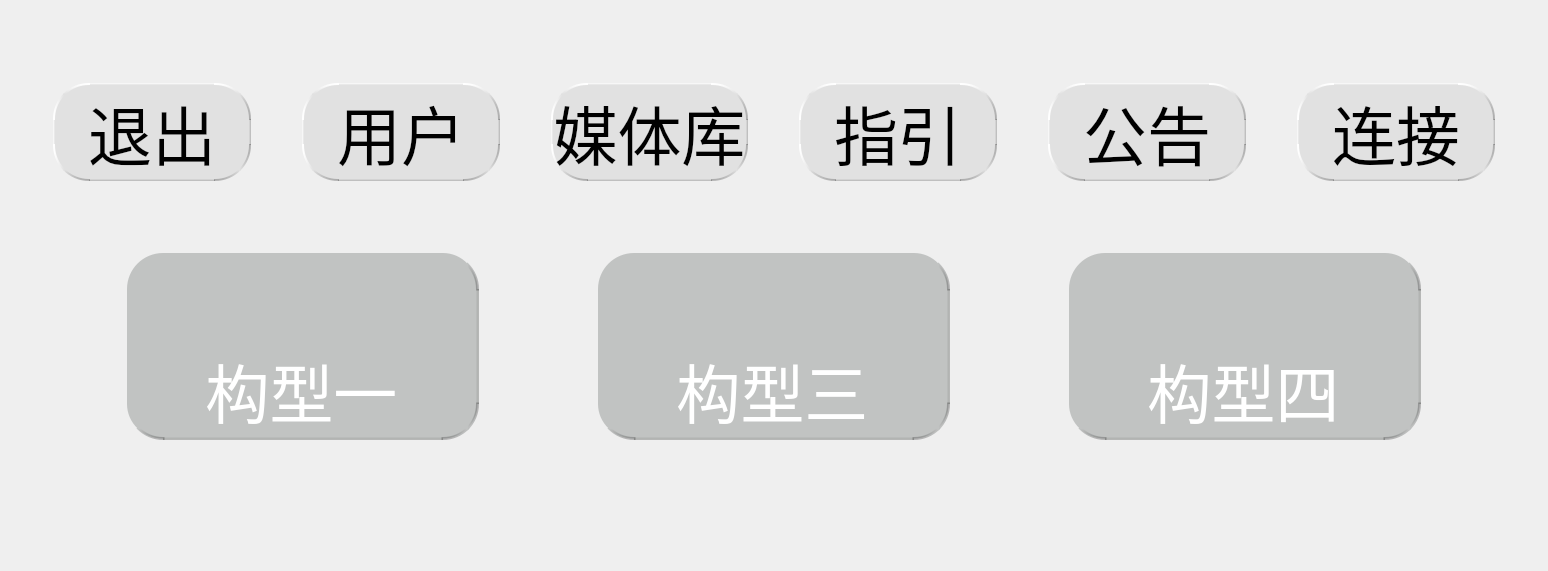
      <widget class="QWidget" name="page_2">
       <property name="styleSheet">
        <string notr="true">#page_2{
background-color:qlineargradient(spread:pad, x1:0, y1:0.3, x2:1, y2:0,stop:0.5 #B4CAD0,stop:1 rgba(137, 173, 198, 0))
}</string>
       </property>
       <layout class="QVBoxLayout" name="verticalLayout_3" stretch="0">
        <property name="leftMargin">
         <number>0</number>
        </property>
        <property name="topMargin">
         <number>0</number>
        </property>
        <property name="rightMargin">
         <number>0</number>
        </property>
        <property name="bottomMargin">
         <number>0</number>
        </property>
        <item>
         <widget class="QWidget" name="widget_3" native="true">
          <property name="styleSheet">
           <string notr="true">#widget_3{
background-image:url(://images/logo.png);
background-repeat:no-repeat;
background-position:left center;
}</string>
          </property>
          <layout class="QVBoxLayout" name="verticalLayout_4" stretch="259,144,205,583,409">
           <property name="leftMargin">
            <number>0</number>
           </property>
           <property name="topMargin">
            <number>0</number>
           </property>
           <property name="rightMargin">
            <number>0</number>
           </property>
           <property name="bottomMargin">
            <number>0</number>
           </property>
           <item>
            <spacer name="verticalSpacer_3">
             <property name="orientation">
              <enum>Qt::Vertical</enum>
             </property>
             <property name="sizeHint" stdset="0">
              <size>
               <width>20</width>
               <height>147</height>
              </size>
             </property>
            </spacer>
           </item>
           <item>
            <widget class="QWidget" name="widget_4" native="true">
             <layout class="QHBoxLayout" name="horizontalLayout_3">
              <property name="spacing">
               <number>51</number>
              </property>
              <property name="leftMargin">
               <number>53</number>
              </property>
              <property name="topMargin">
               <number>0</number>
              </property>
              <property name="rightMargin">
               <number>53</number>
              </property>
              <property name="bottomMargin">
               <number>0</number>
              </property>
              <item>
               <widget class="QPushButton" name="Button_Quit">
                <property name="sizePolicy">
                 <sizepolicy hsizetype="Minimum" vsizetype="Minimum">
                  <horstretch>0</horstretch>
                  <verstretch>0</verstretch>
                 </sizepolicy>
                </property>
                <property name="styleSheet">
                 <string notr="true">QPushButton{
background-color: rgb(225, 225, 225);
background-repeat:no-repeat;
background-position:center center;
 border-top: 2px solid qlineargradient(y0:0, y1:1,stop: 0 rgb(225, 225, 225),  stop: 1  rgb(255, 255, 255));
 border-left: 2px solid qlineargradient(x0:1, x1:1,stop: 0 rgb(225, 225, 225), stop: 1  rgb(255, 255, 255));
 border-bottom: 2px solid qlineargradient(y0:0, y1:1,stop: 0 rgba(0, 0, 0, 0.25), stop: 1  rgb(225, 225, 225));
 border-right: 2px solid qlineargradient(x0:0, x1:1,stop: 0 rgba(0, 0, 0, 0.25), stop: 1  rgb(225, 225, 225));
border-radius:36px;
}
QPushButton:hover{background-color:rgb(229, 241, 251); color: black;}
QPushButton:pressed{background-color:rgb(204, 228, 247);border-style: inset;}
QPushButton{
font-family: Microsoft JhengHei UI;
font-style: normal;
font-weight: normal;
font-size: 64px;
line-height: 81px;
display: flex;
align-items: flex-end;
}

</string>
                </property>
                <property name="text">
                 <string>退出</string>
                </property>
               </widget>
              </item>
              <item>
               <widget class="QPushButton" name="Button_page2_user">
                <property name="sizePolicy">
                 <sizepolicy hsizetype="Minimum" vsizetype="Minimum">
                  <horstretch>0</horstretch>
                  <verstretch>0</verstretch>
                 </sizepolicy>
                </property>
                <property name="styleSheet">
                 <string notr="true">QPushButton{
background-color: rgb(225, 225, 225);
background-repeat:no-repeat;
background-position:center center;

 border-top: 2px solid qlineargradient(y0:0, y1:1,stop: 0 rgb(225, 225, 225),  stop: 1  rgb(255, 255, 255));
 border-left: 2px solid qlineargradient(x0:1, x1:1,stop: 0 rgb(225, 225, 225), stop: 1  rgb(255, 255, 255));
 border-bottom: 2px solid qlineargradient(y0:0, y1:1,stop: 0 rgba(0, 0, 0, 0.25), stop: 1  rgb(225, 225, 225));
 border-right: 2px solid qlineargradient(x0:0, x1:1,stop: 0 rgba(0, 0, 0, 0.25), stop: 1  rgb(225, 225, 225));
border-radius:36px;
}
QPushButton:hover{background-color:rgb(229, 241, 251); color: black;}
QPushButton:pressed{background-color:rgb(204, 228, 247);border-style: inset;}
QPushButton{
font-family: Microsoft JhengHei UI;
font-style: normal;
font-weight: normal;
font-size: 64px;
line-height: 81px;
display: flex;
align-items: flex-end;
}

</string>
                </property>
                <property name="text">
                 <string>用户</string>
                </property>
               </widget>
              </item>
              <item>
               <widget class="QPushButton" name="Button_page2_user_media">
                <property name="sizePolicy">
                 <sizepolicy hsizetype="Minimum" vsizetype="Minimum">
                  <horstretch>0</horstretch>
                  <verstretch>0</verstretch>
                 </sizepolicy>
                </property>
                <property name="styleSheet">
                 <string notr="true">QPushButton{
background-color: rgb(225, 225, 225);
background-repeat:no-repeat;
background-position:center center;

 border-top: 2px solid qlineargradient(y0:0, y1:1,stop: 0 rgb(225, 225, 225),  stop: 1  rgb(255, 255, 255));
 border-left: 2px solid qlineargradient(x0:1, x1:1,stop: 0 rgb(225, 225, 225), stop: 1  rgb(255, 255, 255));
 border-bottom: 2px solid qlineargradient(y0:0, y1:1,stop: 0 rgba(0, 0, 0, 0.25), stop: 1  rgb(225, 225, 225));
 border-right: 2px solid qlineargradient(x0:0, x1:1,stop: 0 rgba(0, 0, 0, 0.25), stop: 1  rgb(225, 225, 225));
border-radius:36px;
}
QPushButton:hover{background-color:rgb(229, 241, 251); color: black;}
QPushButton:pressed{background-color:rgb(204, 228, 247);border-style: inset;}
QPushButton{
font-family: Microsoft JhengHei UI;
font-style: normal;
font-weight: normal;
font-size: 64px;
line-height: 81px;
display: flex;
align-items: flex-end;
}

</string>
                </property>
                <property name="text">
                 <string>媒体库</string>
                </property>
               </widget>
              </item>
              <item>
               <widget class="QPushButton" name="Button_page2_guide">
                <property name="sizePolicy">
                 <sizepolicy hsizetype="Minimum" vsizetype="Minimum">
                  <horstretch>0</horstretch>
                  <verstretch>0</verstretch>
                 </sizepolicy>
                </property>
                <property name="styleSheet">
                 <string notr="true">QPushButton{
background-color: rgb(225, 225, 225);
background-repeat:no-repeat;
background-position:center center;

 border-top: 2px solid qlineargradient(y0:0, y1:1,stop: 0 rgb(225, 225, 225),  stop: 1  rgb(255, 255, 255));
 border-left: 2px solid qlineargradient(x0:1, x1:1,stop: 0 rgb(225, 225, 225), stop: 1  rgb(255, 255, 255));
 border-bottom: 2px solid qlineargradient(y0:0, y1:1,stop: 0 rgba(0, 0, 0, 0.25), stop: 1  rgb(225, 225, 225));
 border-right: 2px solid qlineargradient(x0:0, x1:1,stop: 0 rgba(0, 0, 0, 0.25), stop: 1  rgb(225, 225, 225));
border-radius:36px;
}
QPushButton:hover{background-color:rgb(229, 241, 251); color: black;}
QPushButton:pressed{background-color:rgb(204, 228, 247);border-style: inset;}
QPushButton{
font-family: Microsoft JhengHei UI;
font-style: normal;
font-weight: normal;
font-size: 64px;
line-height: 81px;
display: flex;
align-items: flex-end;
}

</string>
                </property>
                <property name="text">
                 <string>指引</string>
                </property>
               </widget>
              </item>
              <item>
               <widget class="QPushButton" name="Button_page2_notice">
                <property name="sizePolicy">
                 <sizepolicy hsizetype="Minimum" vsizetype="Minimum">
                  <horstretch>0</horstretch>
                  <verstretch>0</verstretch>
                 </sizepolicy>
                </property>
                <property name="styleSheet">
                 <string notr="true">QPushButton{
background-color: rgb(225, 225, 225);
background-repeat:no-repeat;
background-position:center center;

 border-top: 2px solid qlineargradient(y0:0, y1:1,stop: 0 rgb(225, 225, 225),  stop: 1  rgb(255, 255, 255));
 border-left: 2px solid qlineargradient(x0:1, x1:1,stop: 0 rgb(225, 225, 225), stop: 1  rgb(255, 255, 255));
 border-bottom: 2px solid qlineargradient(y0:0, y1:1,stop: 0 rgba(0, 0, 0, 0.25), stop: 1  rgb(225, 225, 225));
 border-right: 2px solid qlineargradient(x0:0, x1:1,stop: 0 rgba(0, 0, 0, 0.25), stop: 1  rgb(225, 225, 225));
border-radius:36px;
}
QPushButton:hover{background-color:rgb(229, 241, 251); color: black;}
QPushButton:pressed{background-color:rgb(204, 228, 247);border-style: inset;}
QPushButton{
font-family: Microsoft JhengHei UI;
font-style: normal;
font-weight: normal;
font-size: 64px;
line-height: 81px;
display: flex;
align-items: flex-end;
}

</string>
                </property>
                <property name="text">
                 <string>公告</string>
                </property>
               </widget>
              </item>
              <item>
               <widget class="QPushButton" name="Button_page2_connect">
                <property name="sizePolicy">
                 <sizepolicy hsizetype="Minimum" vsizetype="Minimum">
                  <horstretch>0</horstretch>
                  <verstretch>0</verstretch>
                 </sizepolicy>
                </property>
                <property name="styleSheet">
                 <string notr="true">QPushButton{
background-color: rgb(225, 225, 225);
background-repeat:no-repeat;
background-position:center center;

 border-top: 2px solid qlineargradient(y0:0, y1:1,stop: 0 rgb(225, 225, 225),  stop: 1  rgb(255, 255, 255));
 border-left: 2px solid qlineargradient(x0:1, x1:1,stop: 0 rgb(225, 225, 225), stop: 1  rgb(255, 255, 255));
 border-bottom: 2px solid qlineargradient(y0:0, y1:1,stop: 0 rgba(0, 0, 0, 0.25), stop: 1  rgb(225, 225, 225));
 border-right: 2px solid qlineargradient(x0:0, x1:1,stop: 0 rgba(0, 0, 0, 0.25), stop: 1  rgb(225, 225, 225));
border-radius:36px;
}
QPushButton:hover{background-color:rgb(229, 241, 251); color: black;}
QPushButton:pressed{background-color:rgb(204, 228, 247);border-style: inset;}
QPushButton{
font-family: Microsoft JhengHei UI;
font-style: normal;
font-weight: normal;
font-size: 64px;
line-height: 81px;
display: flex;
align-items: flex-end;
}

</string>
                </property>
                <property name="text">
                 <string>连接</string>
                </property>
               </widget>
              </item>
             </layout>
            </widget>
           </item>
           <item>
            <spacer name="verticalSpacer_5">
             <property name="orientation">
              <enum>Qt::Vertical</enum>
             </property>
             <property name="sizeHint" stdset="0">
              <size>
               <width>20</width>
               <height>53</height>
              </size>
             </property>
            </spacer>
           </item>
           <item>
            <widget class="QWidget" name="widget_5" native="true">
             <layout class="QHBoxLayout" name="horizontalLayout_4" stretch="210,583,196,583,196,583,210">
              <property name="spacing">
               <number>0</number>
              </property>
              <property name="leftMargin">
               <number>0</number>
              </property>
              <property name="topMargin">
               <number>0</number>
              </property>
              <property name="rightMargin">
               <number>0</number>
              </property>
              <property name="bottomMargin">
               <number>0</number>
              </property>
              <item>
               <spacer name="horizontalSpacer_3">
                <property name="orientation">
                 <enum>Qt::Horizontal</enum>
                </property>
                <property name="sizeHint" stdset="0">
                 <size>
                  <width>258</width>
                  <height>20</height>
                 </size>
                </property>
               </spacer>
              </item>
              <item>
               <widget class="QPushButton" name="Button_page2_type1">
                <property name="sizePolicy">
                 <sizepolicy hsizetype="Minimum" vsizetype="Minimum">
                  <horstretch>0</horstretch>
                  <verstretch>0</verstretch>
                 </sizepolicy>
                </property>
                <property name="autoFillBackground">
                 <bool>false</bool>
                </property>
                <property name="styleSheet">
                 <string notr="true">
QPushButton{
background-image:url(://images/1.png);
background-repeat:no-repeat;
background-position:center center;
background-color:#C1C3C2;
 border-bottom: 3px solid qlineargradient(y0:0, y1:1,stop: 0 rgba(0, 0, 0, 0.25), stop: 1  #C1C3C2);
 border-right: 3px solid qlineargradient(x0:0, x1:1,stop: 0 rgba(0, 0, 0, 0.25), stop: 1  #C1C3C2);
border-radius:36px;
}
QPushButton:hover{background-color:rgb(229, 241, 251); color: black;}
QPushButton:pressed{background-color:rgb(204, 228, 247);border-style: inset;}
QPushButton{
font-family: Microsoft JhengHei UI;
font-style: normal;
font-weight: normal;
font-size: 64px;
color:white;
line-height: 81px;
display: flex;
align-items: flex-end;
text-align:bottom;
}

</string>
                </property>
                <property name="text">
                 <string>构型一</string>
                </property>
               </widget>
              </item>
              <item>
               <spacer name="horizontalSpacer_4">
                <property name="orientation">
                 <enum>Qt::Horizontal</enum>
                </property>
                <property name="sizeHint" stdset="0">
                 <size>
                  <width>189</width>
                  <height>20</height>
                 </size>
                </property>
               </spacer>
              </item>
              <item>
               <widget class="QPushButton" name="Button_page2_type3">
                <property name="sizePolicy">
                 <sizepolicy hsizetype="Minimum" vsizetype="Minimum">
                  <horstretch>0</horstretch>
                  <verstretch>0</verstretch>
                 </sizepolicy>
                </property>
                <property name="autoFillBackground">
                 <bool>false</bool>
                </property>
                <property name="styleSheet">
                 <string notr="true">QPushButton{
background-image:url(://images/2.png);
background-repeat:no-repeat;
background-position:center center;
background-color:#C1C3C2;
 border-bottom: 3px solid qlineargradient(y0:0, y1:1,stop: 0 rgba(0, 0, 0, 0.25), stop: 1  #C1C3C2);
 border-right: 3px solid qlineargradient(x0:0, x1:1,stop: 0 rgba(0, 0, 0, 0.25), stop: 1  #C1C3C2);
border-radius:36px;
}
QPushButton:hover{background-color:rgb(229, 241, 251); color: black;}
QPushButton:pressed{background-color:rgb(204, 228, 247);border-style: inset;}
QPushButton{
font-family: Microsoft JhengHei UI;
font-style: normal;
font-weight: normal;
font-size: 64px;
color:white;
line-height: 81px;
display: flex;
align-items: flex-end;
text-align:bottom;
}</string>
                </property>
                <property name="text">
                 <string>构型三</string>
                </property>
               </widget>
              </item>
              <item>
               <spacer name="horizontalSpacer_5">
                <property name="orientation">
                 <enum>Qt::Horizontal</enum>
                </property>
                <property name="sizeHint" stdset="0">
                 <size>
                  <width>258</width>
                  <height>20</height>
                 </size>
                </property>
               </spacer>
              </item>
              <item>
               <widget class="QPushButton" name="Button_page2_type3_2">
                <property name="sizePolicy">
                 <sizepolicy hsizetype="Minimum" vsizetype="Minimum">
                  <horstretch>0</horstretch>
                  <verstretch>0</verstretch>
                 </sizepolicy>
                </property>
                <property name="autoFillBackground">
                 <bool>false</bool>
                </property>
                <property name="styleSheet">
                 <string notr="true">QPushButton{
background-image:url(://images/构型四 （抠）.png);
background-repeat:no-repeat;
background-position:center center;
background-color:#C1C3C2;
 border-bottom: 3px solid qlineargradient(y0:0, y1:1,stop: 0 rgba(0, 0, 0, 0.25), stop: 1  #C1C3C2);
 border-right: 3px solid qlineargradient(x0:0, x1:1,stop: 0 rgba(0, 0, 0, 0.25), stop: 1  #C1C3C2);
border-radius:36px;

}
QPushButton:hover{background-color:rgb(229, 241, 251); color: black;}
QPushButton:pressed{background-color:rgb(204, 228, 247);border-style: inset;}
QPushButton{
font-family: Microsoft JhengHei UI;
font-style: normal;
font-weight: normal;
font-size: 64px;
color:white;
line-height: 81px;
display: flex;
align-items: flex-end;
text-align:bottom;
}</string>
                </property>
                <property name="text">
                 <string>构型四</string>
                </property>
               </widget>
              </item>
              <item>
               <spacer name="horizontalSpacer_7">
                <property name="orientation">
                 <enum>Qt::Horizontal</enum>
                </property>
                <property name="sizeHint" stdset="0">
                 <size>
                  <width>258</width>
                  <height>20</height>
                 </size>
                </property>
               </spacer>
              </item>
             </layout>
            </widget>
           </item>
           <item>
            <spacer name="verticalSpacer_4">
             <property name="orientation">
              <enum>Qt::Vertical</enum>
             </property>
             <property name="sizeHint" stdset="0">
              <size>
               <width>20</width>
               <height>170</height>
              </size>
             </property>
            </spacer>
           </item>
          </layout>
         </widget>
        </item>
       </layout>
      </widget>
